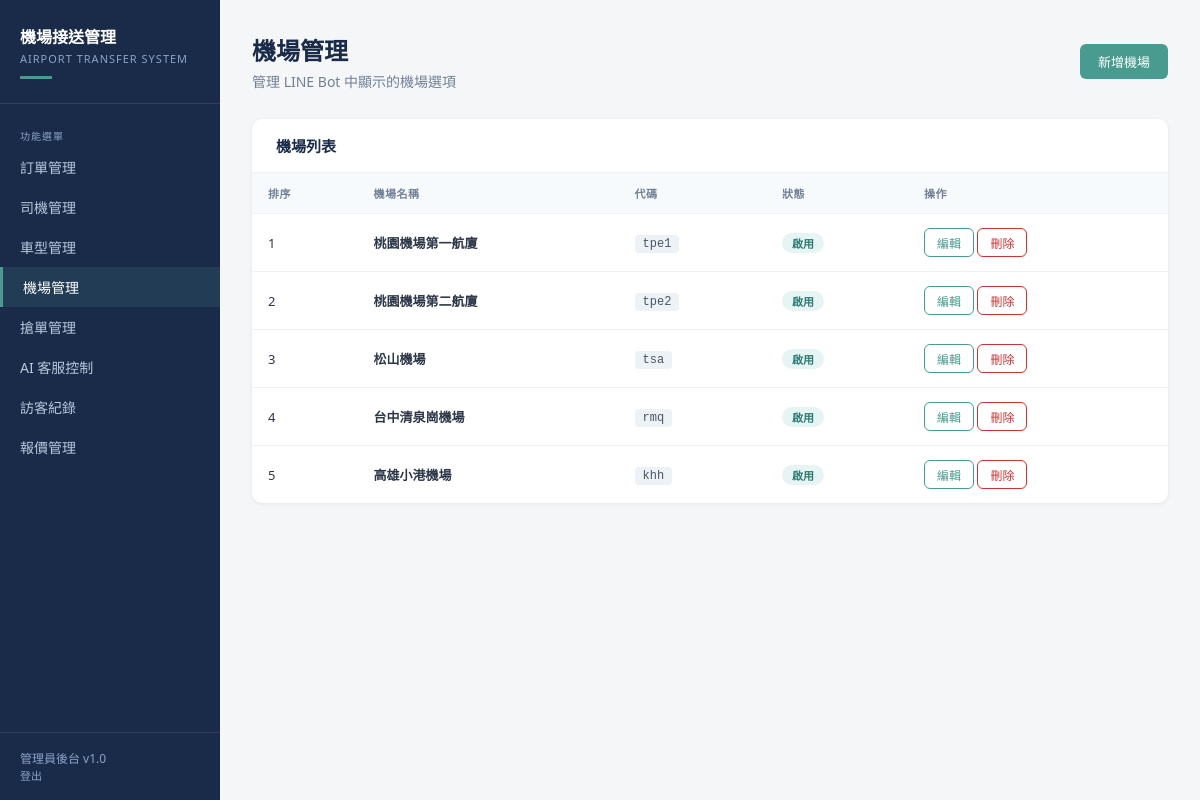
Screenshot of /admin/airports (signed in) with the database file from the repository.
### database.py (models this page shows)
class AirportOption(db.Model):
    __tablename__ = 'airport_options'
    id = db.Column(db.Integer, primary_key=True)
    name = db.Column(db.String(50), nullable=False)        # 顯示名稱，例如：桃園機場第一航廈
    code = db.Column(db.String(20), nullable=False)        # 代碼，例如：tpe1
    sort_order = db.Column(db.Integer, default=0)          # 排序
    active = db.Column(db.Boolean, default=True)
    created_at = db.Column(db.DateTime, default=lambda: datetime.utcnow() + timedelta(hours=8))

### app.py (the view)
@app.route('/admin/airports')
@admin_required
def admin_airports():
    airports = AirportOption.query.order_by(AirportOption.sort_order).all()
    return render_template('admin/airports.html', airports=airports)

### app.py (called while the page is built)
def admin_required(f):
    @wraps(f)
    def decorated(*args, **kwargs):
        if not flask_session.get('admin_logged_in'):
            return redirect(url_for('admin_login', next=request.url))
        return f(*args, **kwargs)
    return decorated

### templates/admin/airports.html (shortened to what this page needs)
<!DOCTYPE html>
<html lang="zh-TW">
<head>
</head>
<body>
<div class="sidebar">
  <div class="sidebar-header">
    <div class="sidebar-title">機場接送管理</div>
    <div class="sidebar-sub">AIRPORT TRANSFER SYSTEM</div>
    <div class="sidebar-accent"></div>
  </div>
  <nav class="sidebar-nav">
    <div class="nav-label">功能選單</div>
    <a href="/admin" class="nav-item">訂單管理</a>
    <a href="/admin/drivers" class="nav-item">司機管理</a>
    <a href="/admin/vehicles" class="nav-item">車型管理</a>
    <a href="/admin/airports" class="nav-item active">機場管理</a>
    <a href="/admin/dispatch" class="nav-item">搶單管理</a>
    <a href="/admin/ai" class="nav-item">AI 客服控制</a>
    <a href="/admin/visitors" class="nav-item">訪客紀錄</a>
    <a href="/admin/pricing" class="nav-item">報價管理</a>
  </nav>
  <div class="sidebar-footer">管理員後台 v1.0<br><a href="/admin/logout" style="color:#8BA3C7;font-size:11px;text-decoration:none;">登出</a></div>
</div>
<main class="main">
  <div class="page-header">
    <div>
      <div class="page-title">機場管理</div>
      <div class="page-sub">管理 LINE Bot 中顯示的機場選項</div>
    </div>
    <button class="btn btn-primary" onclick="document.getElementById('addModal').classList.add('show')">新增機場</button>
  </div>
  <div class="card">
    <div class="card-header"><div class="card-title">機場列表</div></div>
    {% if airports %}
    <table>
      <thead>
        <tr>
          <th>排序</th>
          <th>機場名稱</th>
          <th>代碼</th>
          <th>狀態</th>
          <th>操作</th>
        </tr>
      </thead>
      <tbody>
        {% for a in airports %}
        <tr>
          <td>{{ a.sort_order }}</td>
          <td><strong>{{ a.name }}</strong></td>
          <td><span class="code-tag">{{ a.code }}</span></td>
          <td><span class="{{ 'badge-active' if a.active else 'badge-inactive' }}">{{ '啟用' if a.active else '停用' }}</span></td>
          <td>
            <button class="btn btn-outline edit-btn"
              data-id="{{ a.id }}"
              data-name="{{ a.name | e }}"
              data-code="{{ a.code | e }}"
              data-sort="{{ a.sort_order }}"
              data-active="{{ '1' if a.active else '0' }}">編輯</button>
            <form method="POST" action="/admin/airports/{{ a.id }}/delete" style="display:inline;"
              onsubmit="return confirm('確定刪除此機場？')">
              <button type="submit" class="btn btn-danger">刪除</button>
            </form>
          </td>
        </tr>
        {% endfor %}
      </tbody>
    </table>
    {% else %}
    <div class="card-body" style="text-align:center;color:#A0AEC0;padding:60px;">尚未新增機場</div>
    {% endif %}
  </div>
</main>
</body>
</html>

### templates/admin/airports.html (style rules this page uses)
*, *::before, *::after { box-sizing: border-box; margin: 0; padding: 0; }
body { font-family: 'Segoe UI', 'PingFang TC', 'Microsoft JhengHei', sans-serif; background: #F4F6F8; color: #2D3748; }
.sidebar { position: fixed; top: 0; left: 0; width: 220px; height: 100vh; background: #1A2B4A; display: flex; flex-direction: column; }
.sidebar-header { padding: 24px 20px; border-bottom: 1px solid rgba(255,255,255,0.1); }
.sidebar-title { color: #FFFFFF; font-size: 16px; font-weight: 700; }
.sidebar-sub { color: #8BA3C7; font-size: 11px; margin-top: 3px; letter-spacing: 1px; }
.sidebar-accent { width: 32px; height: 3px; background: #4A9B8F; margin-top: 10px; }
.sidebar-nav { padding: 16px 0; flex: 1; }
.nav-label { padding: 8px 20px 4px; font-size: 10px; color: #8BA3C7; letter-spacing: 1px; text-transform: uppercase; }
.nav-item { display: block; padding: 10px 20px; color: #B8C8DC; font-size: 14px; text-decoration: none; transition: all 0.2s; }
.nav-item:hover, .nav-item.active { background: rgba(74,155,143,0.15); color: #FFFFFF; border-left: 3px solid #4A9B8F; }
.sidebar-footer { padding: 16px 20px; border-top: 1px solid rgba(255,255,255,0.1); color: #8BA3C7; font-size: 12px; }
.main { margin-left: 220px; padding: 32px; min-height: 100vh; }
.page-header { display: flex; align-items: center; justify-content: space-between; margin-bottom: 28px; }
.page-title { font-size: 24px; font-weight: 700; color: #1A2B4A; }
.page-sub { color: #718096; font-size: 14px; margin-top: 4px; }
.card { background: #FFFFFF; border-radius: 10px; box-shadow: 0 1px 4px rgba(0,0,0,0.07); overflow: hidden; margin-bottom: 24px; }
.card-header { padding: 16px 24px; border-bottom: 1px solid #EDF2F7; }
.card-title { font-size: 15px; font-weight: 600; color: #1A2B4A; }
table { width: 100%; border-collapse: collapse; }
th { padding: 12px 16px; text-align: left; font-size: 11px; font-weight: 600; color: #718096; text-transform: uppercase; letter-spacing: 0.5px; background: #F7FAFC; border-bottom: 1px solid #EDF2F7; }
td { padding: 14px 16px; font-size: 13px; color: #2D3748; border-bottom: 1px solid #EDF2F7; vertical-align: middle; }
tr:last-child td { border-bottom: none; }
.badge-active { display: inline-block; padding: 2px 10px; border-radius: 20px; font-size: 11px; font-weight: 600; background: #E6F5F3; color: #2C7A73; }
.btn { display: inline-block; padding: 8px 18px; border-radius: 6px; font-size: 13px; font-weight: 500; text-decoration: none; cursor: pointer; border: none; transition: all 0.2s; }
.btn-primary { background: #4A9B8F; color: #FFFFFF; }
.btn-outline { background: transparent; color: #4A9B8F; border: 1px solid #4A9B8F; font-size: 12px; padding: 5px 12px; }
.btn-danger { background: transparent; color: #CC3333; border: 1px solid #CC3333; font-size: 12px; padding: 5px 12px; }
.code-tag { display: inline-block; background: #EDF2F7; color: #4A5568; padding: 2px 8px; border-radius: 4px; font-family: monospace; font-size: 12px; }

### rows the page displays
AirportOption: sort_order "1", name "桃園機場第一航廈", code "tpe1", active "啟用"
AirportOption: sort_order "2", name "桃園機場第二航廈", code "tpe2", active "啟用"
AirportOption: sort_order "3", name "松山機場", code "tsa", active "啟用"
AirportOption: sort_order "4", name "台中清泉崗機場", code "rmq", active "啟用"
AirportOption: sort_order "5", name "高雄小港機場", code "khh", active "啟用"
